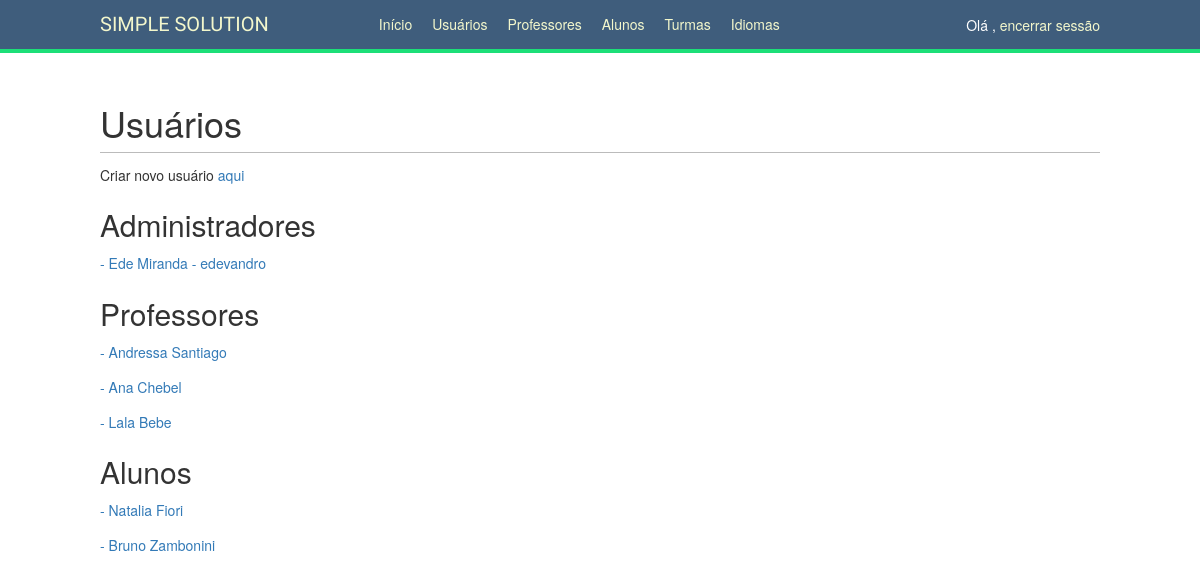
The page /account/users/ (signed in) on the database as committed earlier.
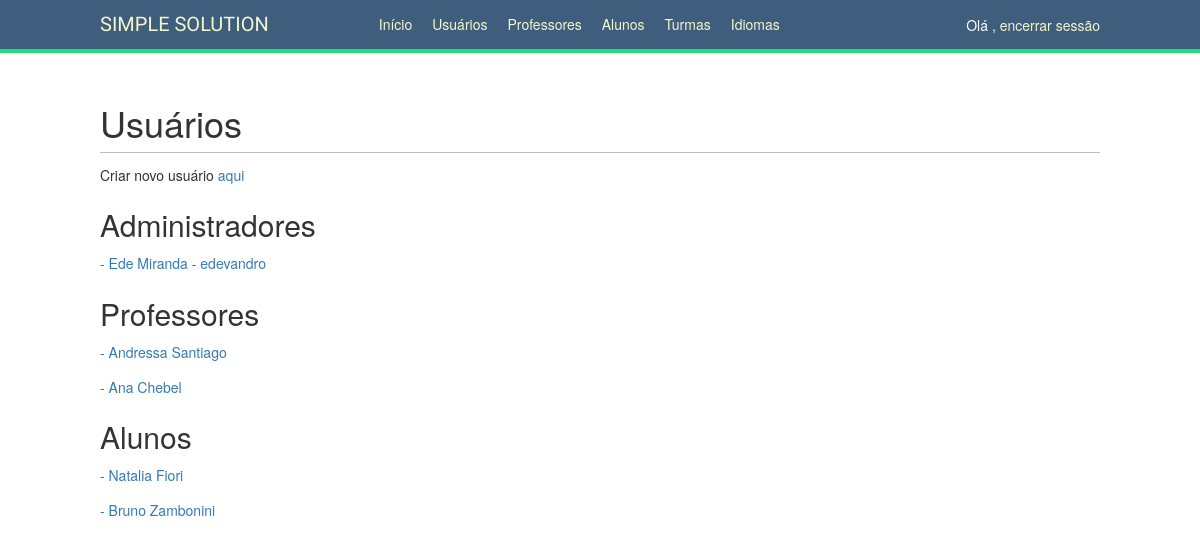
The same page on the database as committed later.
### school/models.py (models this page shows, shortened)
class Professor(models.Model):
    profile = models.OneToOneField(Profile,
                                   on_delete=models.PROTECT,
                                   primary_key=True)
    code = models.CharField(max_length=25, blank=True, auto_created=True, verbose_name='Cód')

class Student(models.Model):
    profile = models.OneToOneField(Profile,
                                   on_delete=models.PROTECT,
                                   primary_key=True)
    code = models.CharField(max_length=25, blank=False, auto_created=True,verbose_name='Cód')
    careers = models.ManyToManyField(Career, blank=True)

### account/models.py (models this page shows)
class Profile(models.Model):
    PROFESSOR = 'PR'
    STUDENT = 'AL'
    ADMIN = 'AD'
    PROFILE_TYPE_CHOICES = (
        (PROFESSOR, 'Professor'),
        (STUDENT, 'Aluno'),
        (ADMIN, 'Admin')
    )
    user = models.OneToOneField(settings.AUTH_USER_MODEL, on_delete=models.PROTECT)
    date_of_birth = models.DateField(blank=True, null=True, help_text='mm/dd/yy', verbose_name='Data nascimento')
    address = models.CharField(max_length=255, blank=True, verbose_name='Endereço')
    phone = models.CharField(max_length=255, blank=True, verbose_name='Telefone')
    created = models.DateTimeField(auto_now_add=True, verbose_name='Data criação')
    profile_type = models.CharField(
        max_length=2,
        choices=PROFILE_TYPE_CHOICES, verbose_name='Tipo de usuário'
    )
    def __str__(self):
        return '{} {}'.format(self.user.first_name, self.user.last_name)

### account/views.py (the view)
@staff_member_required
def user_list(request):
    admins = User.objects.filter(is_active=True, is_staff=True)
    admins_with_profile = []
    for admin in admins:
        if hasattr(admin, 'profile'):
            admins_with_profile.append(admin)
    professors = Professor.objects.all()
    students = Student.objects.all()
    return render(request, 'account/user/list.html', {'section': 'users',
                                                      'admins': admins_with_profile,
                                                      'professors': professors,
                                                      'students': students})

### account/templates/account/user/list.html (shortened to what this page needs)
{% extends "base.html" %}
{% block content %}
    <h1>Usuários</h1>
    <p>Criar novo usuário <a href="{% url "register" %}">aqui</a></p>
    <div id="people-list">
        {% if  admins %}
            <h2>Administradores</h2>
            {% for user in admins %}
                <div class="user">
                    <div class="info">
                        <p class="title">
                            {% if user.profile %}
                                <a href="{% url "admin_detail" user.pk %}">- {{ user.get_full_name }} - {{ user.username }}</a>
                            {% endif %}
                        </p>
                    </div>
                </div>
            {% endfor %}
        {% endif %}
        {% if  professors %}
            <h2>Professores</h2>
            {% for user in professors %}
                <div class="user">
                    <div class="info">
                        <p class="title"><a href="{% url "professor_detail" user.pk %}">- {{ user.profile }}</a></p>
                    </div>
                </div>
            {% endfor %}
        {% endif %}
        {% if  students %}
            <h2>Alunos</h2>
            {% for user in students %}
                <div class="user">
                    <div class="info">
                        <p class="title"><a href={% url "student_detail" user.pk %}>- {{ user.profile }}</a></p>
                    </div>
                </div>
            {% endfor %}
        {% endif %}
    </div>
{% endblock %}

Rows that differ between the two databases and show on the page:
removed Professor: profile "Lala Bebe"
